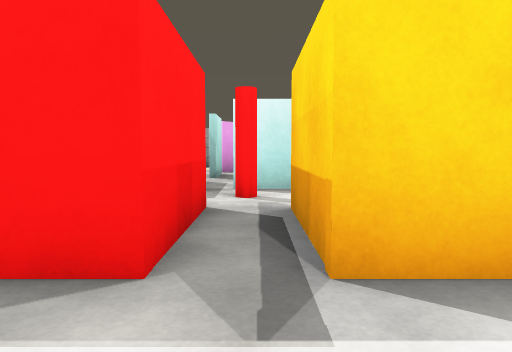
view 1 (above)

20 first-person views from a walk through a robot-simulator world made for Webots. The camera is 0.86 m above the floor, tilts 4° down and sees 70° across. The floor is counted in squares, 1 m on a side. Each view is taken from the middle of a square. On the plan, view 1 faces up. The plan holds only what a view shows up to about 12 squares ahead; the rest is blank. Robots are left out. Simple shapes and patterns stand in for the simulator's stock objects.

view 2
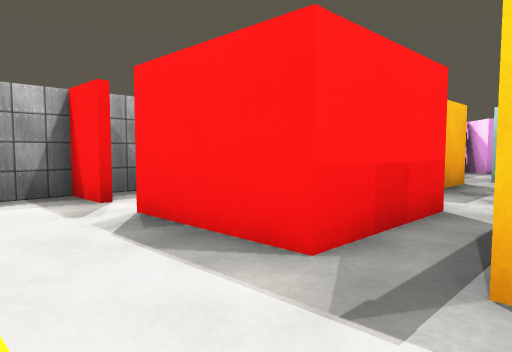

view 3
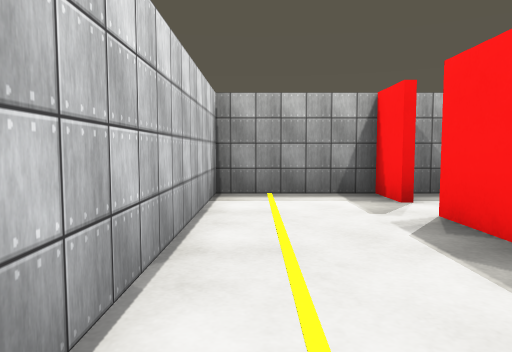

view 4
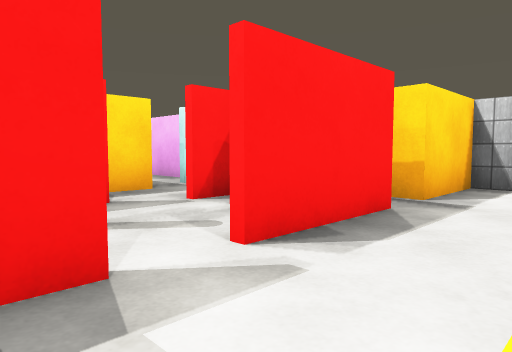

view 5
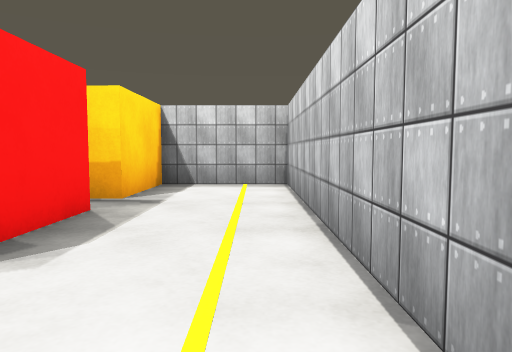

view 6
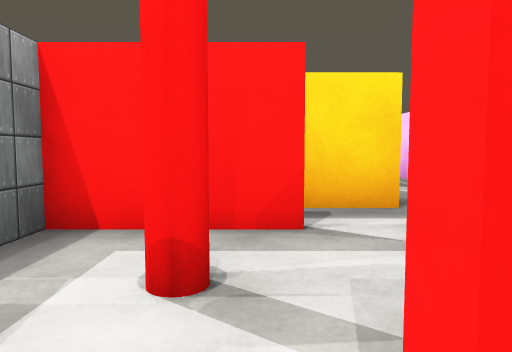

view 7
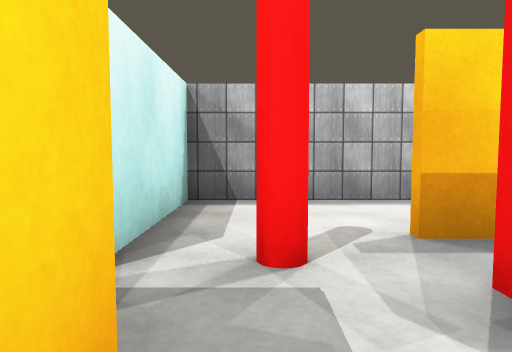

view 8
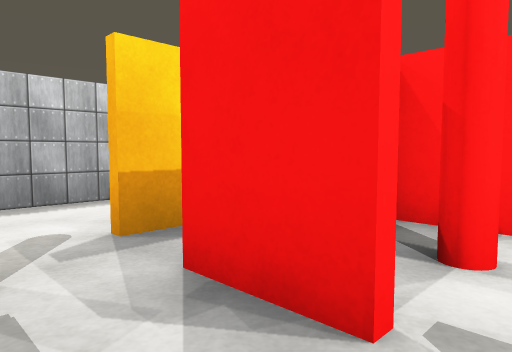

view 9
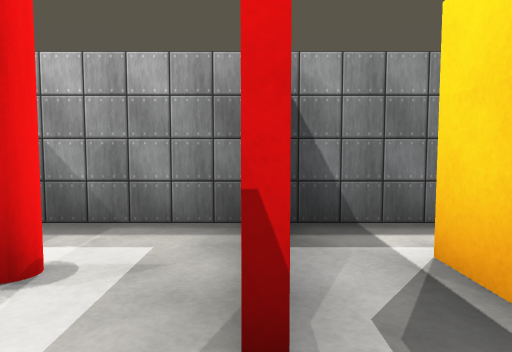

view 10
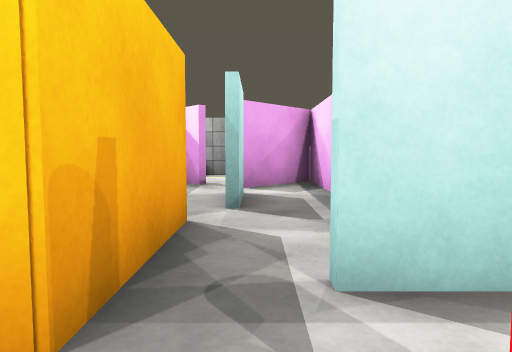

view 11
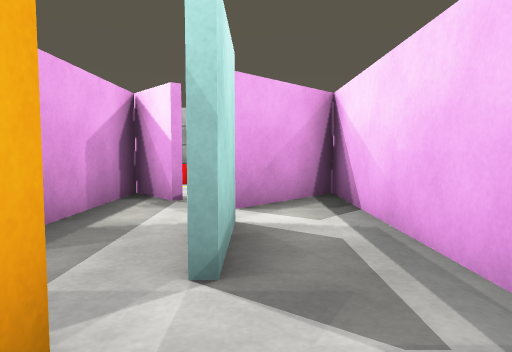

view 12
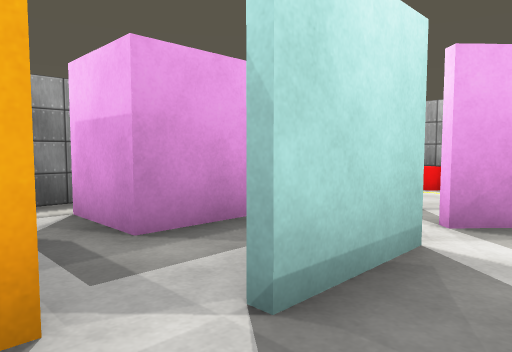

view 13
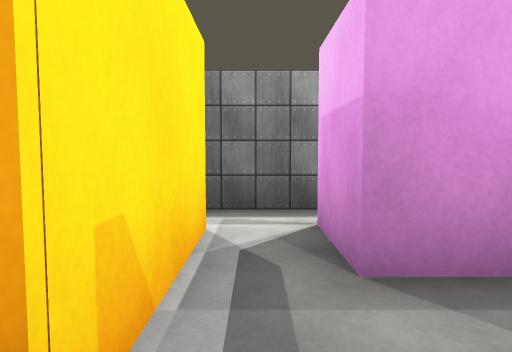

view 14
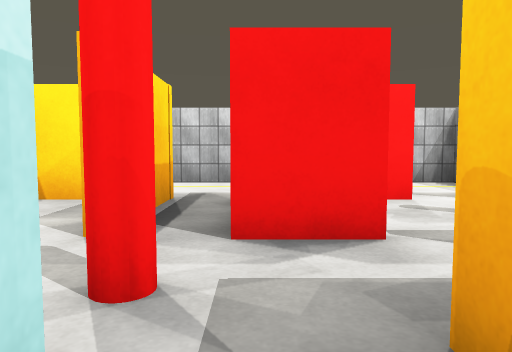

view 15
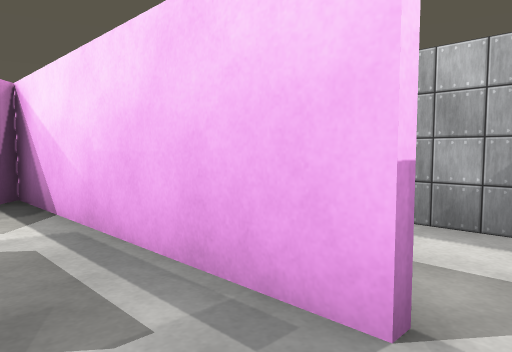

view 16
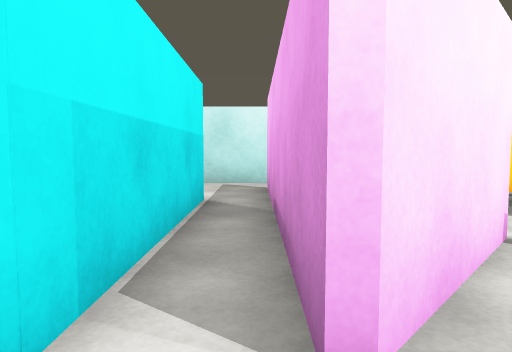

view 17
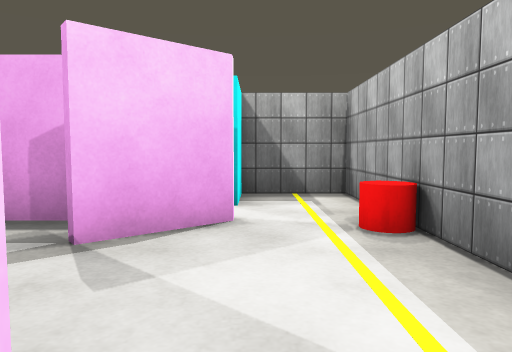

view 18
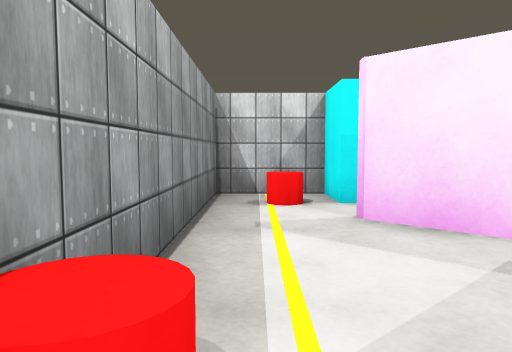

view 19
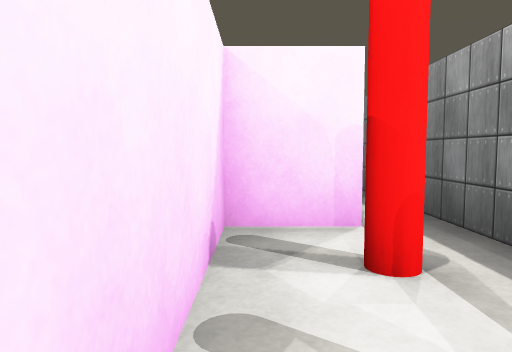

view 20
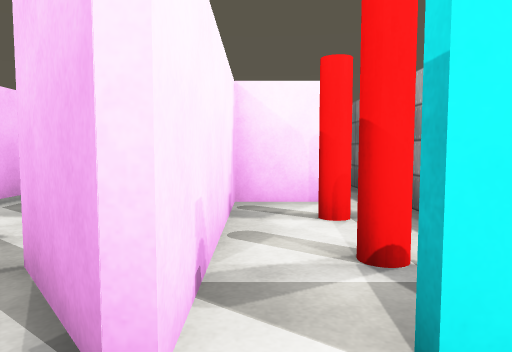

### Floor plan
Ten units are one square. View 1 is at (0, 0); x grows to the right and y downward. Boxes are objects, and circles mark ways between rooms. Rooms are numbered by the first view taken in them; rooms with no view inside come last. Other rooms are left out.
<svg viewBox="-68 -193 108 206">
<path fill="none" stroke="#000" d="M-49 -24 -63 -24 -63 8 33 8 33 -24 5 -24 5 -55M-8 -55 -8 -24 -38 -24M-34 -59 -63 -59 -63 -31M-24 -55 -8 -55M-39 -26 -10 -26M-14 -53 -24 -53M-18 -74 -50 -74M33 -96 33 -108M5 -96 5 -106M33 -42 33 -75M-18 -105 -18 -74M20 -26 29 -26M7 -134 7 -102M5 -106 5 -149M-34 -149 -34 -117 -53 -117M-50 -105 -18 -105M5 -164 -14 -142M7 -167 7 -134M-34 -164 -34 -149M5 -149 5 -164M-36 -170 -23 -153M-15 -144 6 -167M33 -167 33 -188 -63 -188 -63 -167 -46 -167M19 -115 19 -166M-23 -151 -34 -164M-53 -119 -36 -119 -36 -170M-63 -130 -63 -64"/>
<rect x="-45" y="-45" width="10" height="10" fill="#bbb"><title>red pole</title></rect>
<rect x="-25" y="-45" width="10" height="10" fill="#bbb"><title>red pole</title></rect>
<rect x="-5" y="-75" width="10" height="10" fill="#bbb"><title>red pole</title></rect>
<rect x="-5" y="-85" width="40" height="10" fill="#bbb"><title>cyan box</title></rect>
<rect x="-15" y="-135" width="10" height="20" fill="#bbb"><title>cyan box</title></rect>
<rect x="-35" y="-185" width="10" height="10" fill="#bbb"><title>other object</title></rect>
<rect x="15" y="-185" width="10" height="20" fill="#bbb"><title>other object</title></rect>
<rect x="-55" y="-135" width="10" height="10" fill="#bbb"><title>red pole</title></rect>
<rect x="-55" y="-155" width="10" height="10" fill="#bbb"><title>red pole</title></rect>
<circle cx="-40" cy="-20" r="3" fill="#2a7"/>
<circle cx="0" cy="-50" r="3" fill="#2a7"/>
<circle cx="-20" cy="-65" r="3" fill="#2a7"/>
<circle cx="-45" cy="-70" r="3" fill="#2a7"/>
<circle cx="-5" cy="-100" r="3" fill="#2a7"/>
<circle cx="-20" cy="-150" r="3" fill="#2a7"/>
<circle cx="-60" cy="-110" r="3" fill="#2a7"/>
<circle cx="-40" cy="-160" r="3" fill="#2a7"/>
<circle cx="-60" cy="-120" r="3" fill="#2a7"/>
<text x="-10" y="-10">1</text>
<text x="-40" y="-50">2</text>
<text x="20" y="-80">3</text>
<text x="-20" y="-120">4</text>
<text x="-10" y="-170">5</text>
<text x="-50" y="-150">6</text>
<text x="-60" y="-100">7</text>
</svg>
Room 1 opens to room 2. Room 1 opens to room 3. Room 2 opens to room 3. Room 2 opens to room 7. Room 3 opens to room 4. Room 4 opens to room 5. Room 4 opens to room 7. Room 5 opens to room 6. Room 6 opens to room 7.

Where each view was taken, in squares from view 1:
view 1: 0 up, 0 right, facing up
view 2: 0 up, 1 right, facing up-left
view 3: 0 up, 1 right, facing left
view 4: 0 up, 6 left, facing up-right
view 5: 0 up, 6 left, facing right
view 6: 2 up, 4 left, facing up
view 7: 7 up, 3 left, facing right
view 8: 7 up, 3 left, facing down-right
view 9: 6 up, 2 left, facing left
view 10: 6 up, 1 left, facing up
view 11: 9 up, 1 left, facing up
view 12: 10 up, 0 right, facing up-left
view 13: 11 up, 1 left, facing left
view 14: 9 up, 1 left, facing down
view 15: 9 up, 1 left, facing up-right
view 16: 18 up, 1 right, facing down
view 17: 17 up, 1 right, facing left
view 18: 18 up, 4 left, facing right
view 19: 16 up, 4 left, facing down
view 20: 18 up, 4 left, facing down
